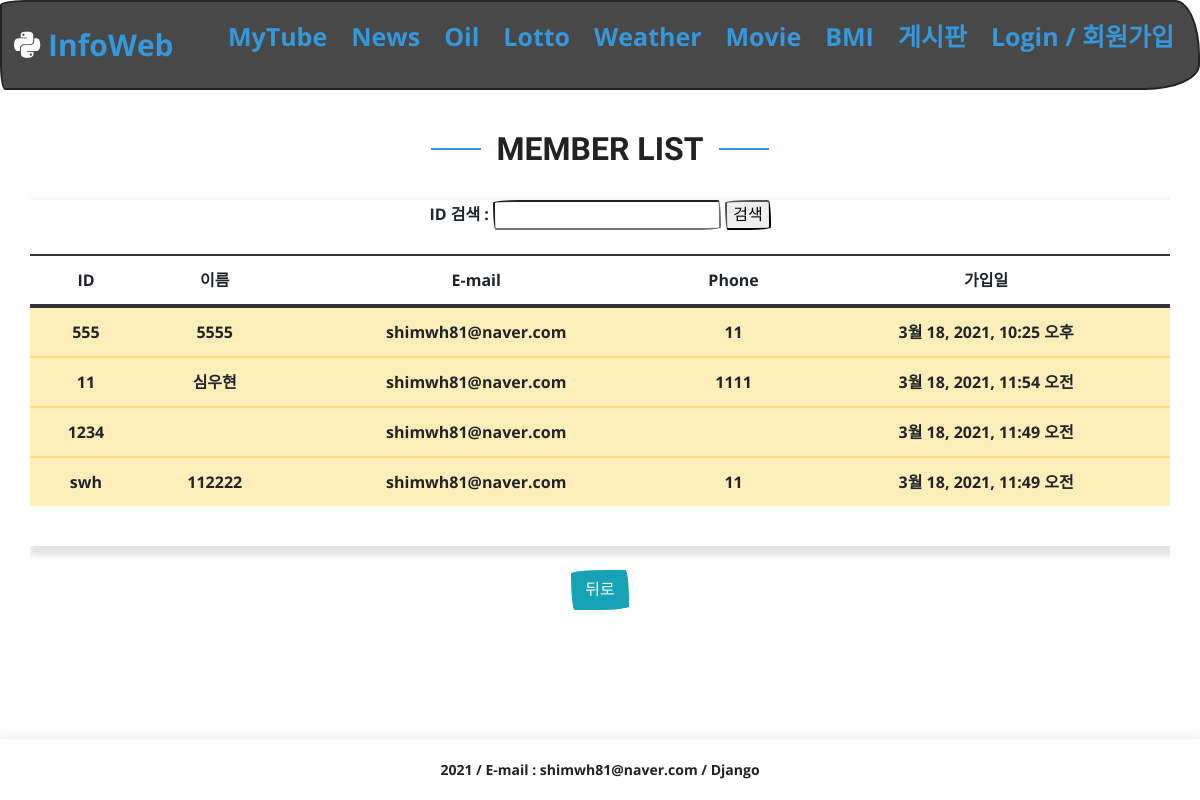
/user/userlist, run on the app's committed database.
### users/models.py (models this page shows, shortened)
class User(AbstractUser):
    phone = models.CharField(max_length=11)
    regdate = models.DateTimeField(auto_now_add=True)

### users/views.py (the view)
# urls.py: path('userlist', views.userlist, name='user_list'),
def userlist(request):
    userlist = User.objects.exclude(username='admin').order_by('-regdate')
    return render(request,'infoweb/userlist.html', {'userlist':userlist})

### templates/infoweb/userlist.html (shortened to what this page needs)
{% extends "infoweb/base.html" %}
{% load static %}
{% block content %}
    <div class="my_title">
        <h1>Member List</h1>
    </div>
  <br>
<div class="article">
    <form action="" method="post">
        ID 검색 : <input type="text" name="uid">
        <input type="submit" value="검색">
    </form>
    <br>
    <table class="table table-hover">
        <thead>
            <tr>
                <th>ID</th>
                <th>이름</th>
                <th>E-mail</th>
                <th>Phone</th>
                <th>가입일</th>
            </tr>
        </thead>
        <tbody>
        {% for user in userlist %}
            <tr class="table-warning">
                <td>{{user.username}}</td>
                <td>{{user.last_name}}{{user.first_name}}</td>
                <td>{{user.email}}</td>
                <td>{{user.phone}}</td>
                <td>{{user.regdate}}</td>
            </tr>
        {% endfor %}
        </tbody>
    </table>
<br>
</div>
<br>
<a href="{% url 'mypage' %}"><input type="button" class="btn btn-info" value="뒤로"></a>
{% endblock %}

### static/css/style2.css (style rules this page uses)
:root { --text-color: #3498db; --text-hover: #5faee3; --background-color: #484848; --accent-color: pink; }
html,body { font-family: "Open Sans", sans-serif; margin: 0; padding: 0; height: 100% }
.article { box-shadow: 5px 5px 5px 5px rgba(0, 0, 0, 0.1); }
a { color: var(--text-color); text-decoration: none; }
h1, h2, h3, h4, h5, h6 { font-family: "Raleway", sans-serif; }
.my_title h1 { font-size: 32px; font-weight: bold; text-transform: uppercase; position: relative; color: #222222; }
.my_title h1::before, .my_title h1::after { content: ''; width: 50px; height: 2px; background: #3498db; display: inline-block; }
.my_title h1::before { margin: 0 15px 10px 0; }
.my_title h1::after { margin: 0 0 10px 15px; }

### data on the page
User: username "555", last_name "55", first_name "55", email "shimwh81@naver.com", phone "11", regdate "3월 18, 2021, 10:25 오후"
User: username "11", last_name "심", first_name "우현", email "shimwh81@naver.com", phone "1111", regdate "3월 18, 2021, 11:54 오전"
User: username "1234", email "shimwh81@naver.com", regdate "3월 18, 2021, 11:49 오전"
User: username "swh", last_name "11", first_name "2222", email "shimwh81@naver.com", phone "11", regdate "3월 18, 2021, 11:49 오전"
